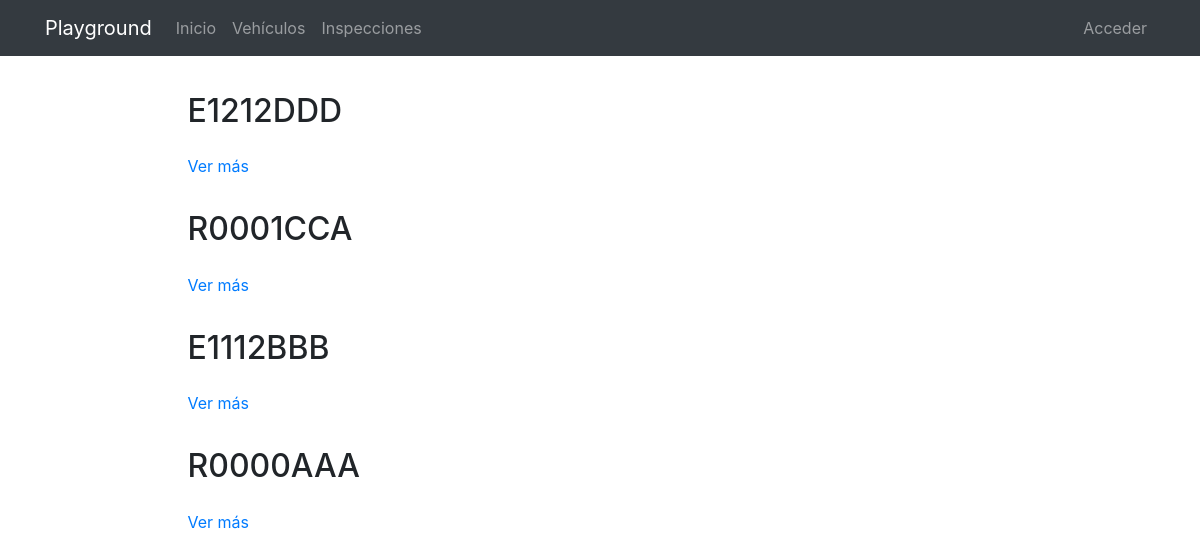
The page /vehiculos/ on the database as committed earlier.
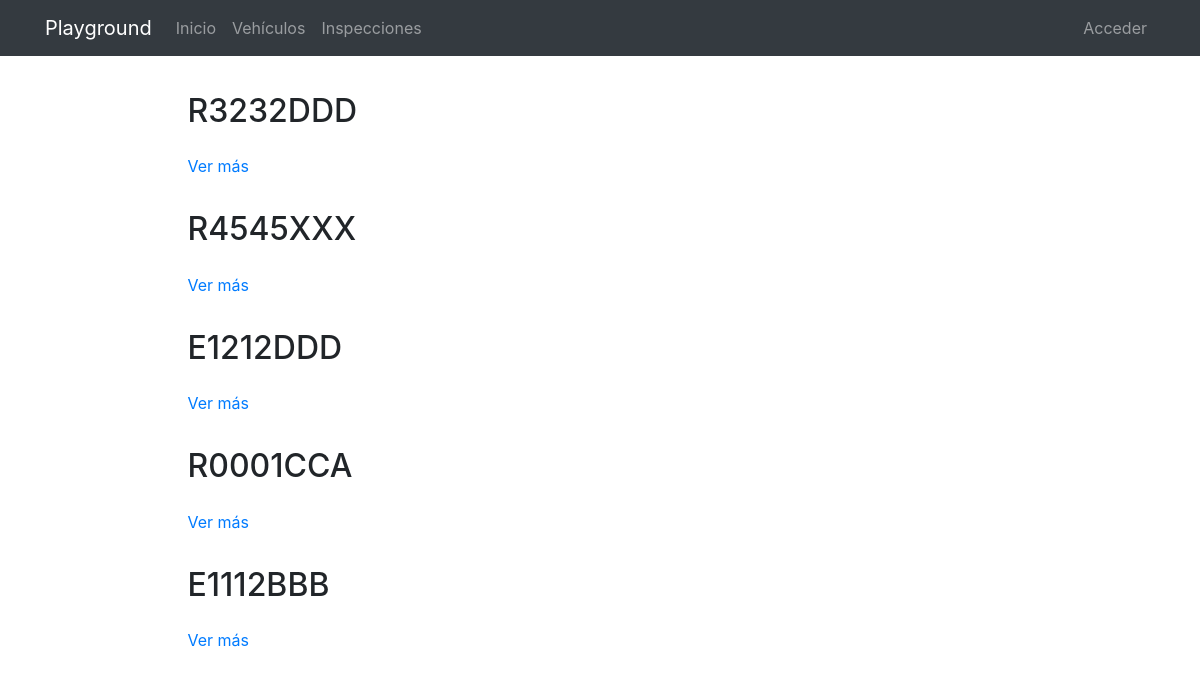
The same page on the database as committed later.
### vehiculos/models.py (models this page shows, shortened)
class Vehiculo(models.Model):
	tipo = models.IntegerField(choices=TIPO_VEHICULO,default=1,verbose_name='Tipo de Vehículo')
	matricula = models.CharField(verbose_name='Matrícula',max_length=8)
	avatar = models.ImageField(upload_to='profiles',null=True, blank=True)
	ejes = models.IntegerField(verbose_name='Ejes',blank=True,null=True)
	tara = models.IntegerField(verbose_name='Tara',blank=True,null=True)
	peso_maximo = models.IntegerField(verbose_name='Peso Máximo',blank=True,null=True)
	carga_pesados = models.BooleanField(verbose_name='Carga Pesados',default=False)
	solo_gasoleos = models.BooleanField(verbose_name='Sólo Gasóleos',default=False)
	no_petroliferos = models.BooleanField(verbose_name='No Petrolíferos',default=False)
	carga_queroseno = models.BooleanField(verbose_name='Carga Queroseno',default=False)
	equipo_adicional = models.BooleanField(verbose_name='Equipo Adicional', default=False)
	equipos = models.CharField(verbose_name='Indicar equipos adicionales',null=True,blank=True,max_length=500)
	contador = models.BooleanField(verbose_name='Contador', blank=True,null=True)
	compartimentos = models.IntegerField(verbose_name='Compartimentos',blank=True,null=True)
	tipo_adr = models.CharField(verbose_name='Tipo ADR',max_length=8,blank=True,null=True)
	fechaadr = models.DateTimeField(verbose_name='Fecha ADR')
	fechaitv = models.DateTimeField(verbose_name='Fecha ITV')
	fechatablas = models.DateTimeField(verbose_name='Fecha Tablas Calibración')
	fechatarjetatte = models.DateTimeField(verbose_name='Fecha Tarjeta Tte')
	observaciones = models.CharField(verbose_name='Observaciones',null=True,blank=True,max_length=500)
	editado = models.DateTimeField(auto_now=True,verbose_name='Editado')
	creado = models.DateTimeField(auto_now_add=True,verbose_name='Creado')
	class Meta:
		verbose_name = "vehículo"
		verbose_name_plural = "vehículos"
		ordering = ['matricula','editado']

### vehiculos/views.py (the view)
# urls.py: path('', VehiculoListView.as_view(), name="vehiculos"),
class VehiculoListView(ListView):
	model = Vehiculo

### vehiculos/templates/vehiculos/vehiculo_list.html (shortened to what this page needs)
{% extends 'core/base.html' %}
{% load static %}
{% block content %}
{% include 'vehiculos/includes/vehiculos_menu.html' %}
<main role="main">
  <div class="container mb-4">
    {% for vehiculo in vehiculo_list|dictsort:"id" reversed %}
      <div class="row mt-3">
        <div class="col-md-9 mx-auto">
          <h2 class="mb-4">{{vehiculo.matricula}}</h2>
          <div>
            <p><a href="{% url 'vehiculos:vehiculo' vehiculo.id vehiculo.matricula|slugify %}">Ver más</a>
            </p>
          </div>
        </div>
      </div>
    {% endfor %}
  </div>
</main>
{% endblock %}

### core/templates/core/base.html (shortened to what this page needs)
<!DOCTYPE html>
<html lang="es">
  <head>
    {% load static %}
    <link href="{% static 'core/vendor/bootstrap/css/bootstrap.min.css' %}" rel="stylesheet">
    <link href="{% static 'core/vendor/font-awesome/css/font-awesome.min.css' %}" rel="stylesheet" type="text/css">
    <link href="{% static 'core/css/main.css' %}" rel="stylesheet">
  </head>
  <body>
    <body>
      <nav class="navbar navbar-expand-lg navbar-dark bg-dark">
        <div class="container">
          <a class="navbar-brand" href="{% url 'home' %}">Playground</a>
          <div class="collapse navbar-collapse" id="ned">
            <ul class="navbar-nav mr-auto">
              <li class="nav-item">
                <a class="nav-link" href="{% url 'home' %}">Inicio</a>
              </li>
              <li class="nav-item">
                <a class="nav-link" href="{% url 'vehiculos:vehiculos' %}">Vehículos</a>
              </li>
              <li class="nav-item">
                <a class="nav-link" href="#">Inspecciones</a>
              </li>
            </ul>
            <ul class="navbar-nav">
              {% if not request.user.is_authenticated %}
                <li class="nav-item">
                  <a class="nav-link" href="/admin/">
                    {% if request.user.is_staff %}Admin{% else %}Acceder{% endif %}
                  </a>
                </li>
              {% endif %}
            </ul>
          </div>
        </div>
      </nav>
      {% block content %}{% endblock %}
  </body>
</html>

### vehiculos/templates/vehiculos/includes/vehiculos_menu.html (shortened to what this page needs)
{% load static %}
<link href="{% static 'vehiculos/css/custom_ckeditor.css' %}" rel="stylesheet">

### core/static/core/css/main.css (style rules this page uses)
main { padding-top: 20px; }
:root { --jumbotron-padding-y: 3rem; }

Rows that differ between the two databases and show on the page:
removed Vehiculo: matricula "R0000AAA"
added Vehiculo: matricula "R3232DDD"
added Vehiculo: matricula "R4545XXX"
